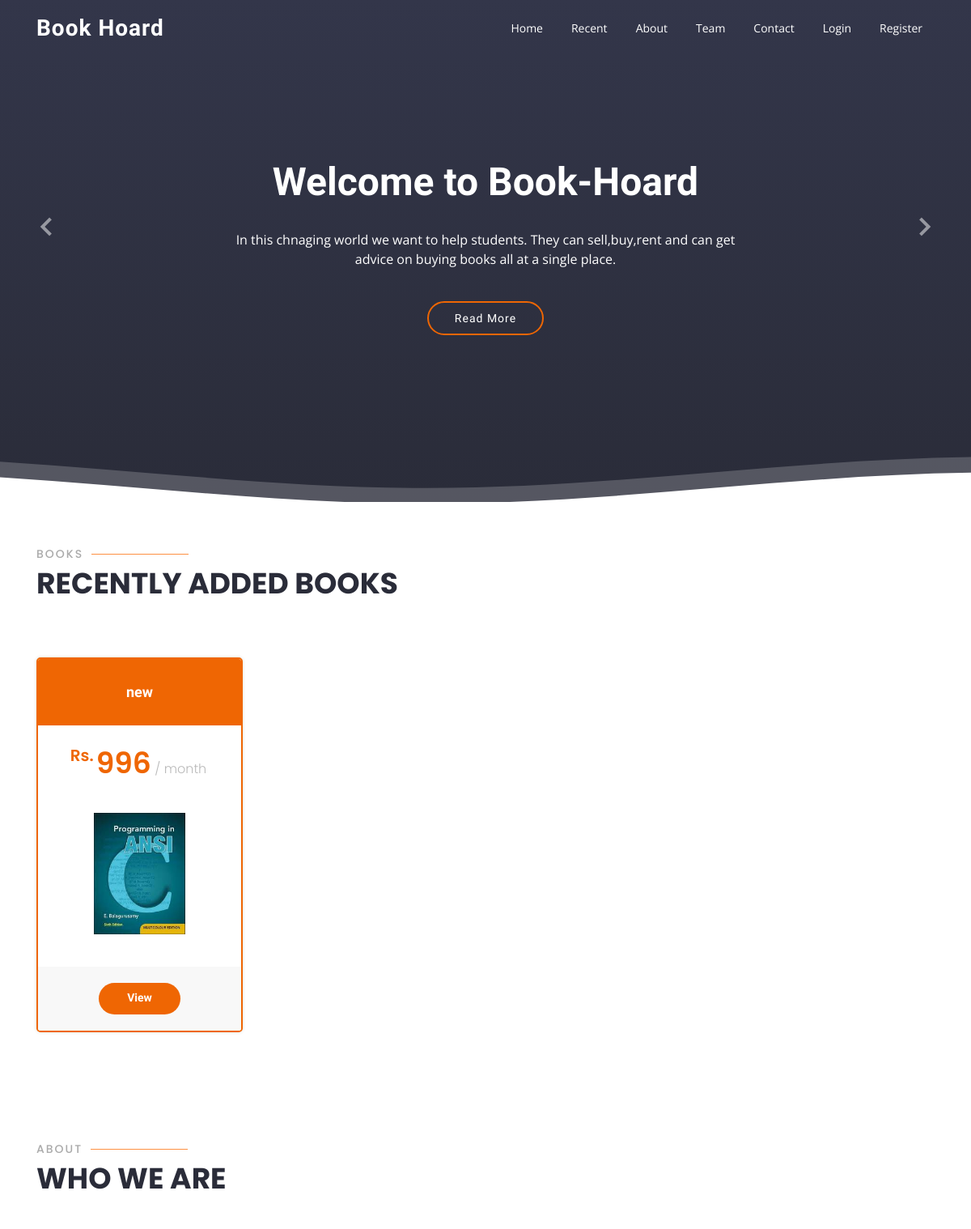
Before: / (upper part) with the older database file.
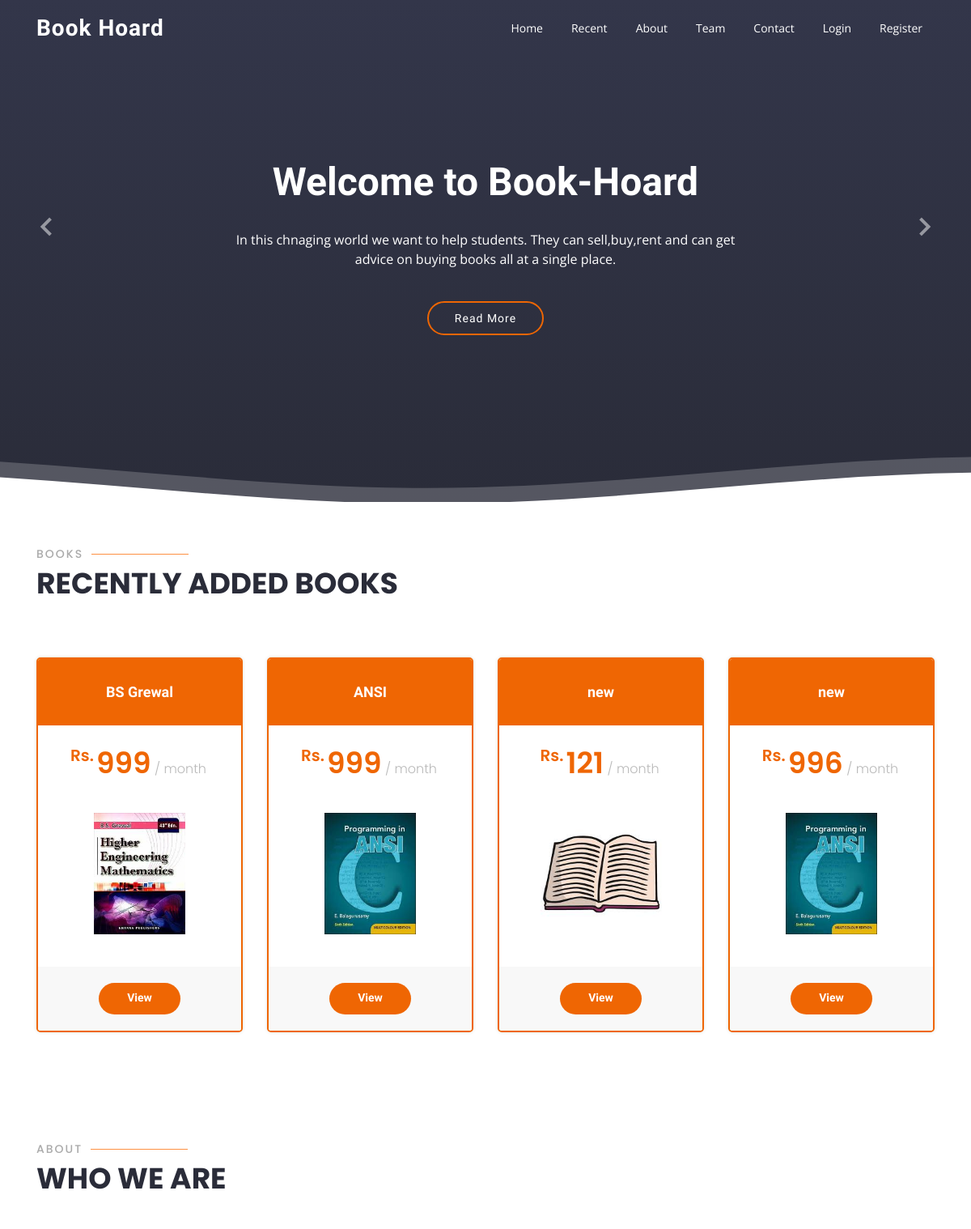
After: the same page with the newer database file.
### hoard/models.py (models this page shows, shortened)
class Product(models.Model):
    TYPE = [
            ('Sell','Sell'),
            ('Rent','Rent'),
            ('Sell or Rent','Sell or Rent'),
    ]
    owner       = models.ForeignKey(Owner, on_delete=models.CASCADE)
    title       = models.CharField(max_length = 25)
    type        = models.CharField(max_length = 12, choices = TYPE, default = 'Sell')
    price       = models.IntegerField()
    description = models.TextField(default="No Description Given")
    image       = models.ImageField(default='default.jpeg', upload_to='media/product')

### hoard/views.py (the view)
# urls.py: path('', views.index, name = 'home'),
def index(request):
    products = Product.objects.order_by('-id')[:4]
    context =  {'products':products,'top':'-top', 'header':'header-transparent'}
    return render(request, 'hoard/index.html', context)

### hoard/templates/hoard/index.html (shortened to what this page needs)
{% extends "hoard/main.html" %}
{% block content %}
{% load static %}
  <section id="hero" class="d-flex flex-column justify-content-end align-items-center">
    <div id="heroCarousel" class="container carousel carousel-fade" data-ride="carousel">
      <div class="carousel-item active">
        <div class="carousel-container">
          <h2 class="animate__animated animate__fadeInDown">Welcome to <span>Book-Hoard</span></h2>
          <p class="animate__animated fanimate__adeInUp">In this chnaging world we want to help students. They can sell,buy,rent and can get advice on buying books all at a single place.</p>
          <a href="#about" class="btn-get-started animate__animated animate__fadeInUp scrollto">Read More</a>
        </div>
      </div>
      <a class="carousel-control-prev" href="#heroCarousel" role="button" data-slide="prev">
        <span class="carousel-control-prev-icon bx bx-chevron-left" aria-hidden="true"></span>
      </a>
      <a class="carousel-control-next" href="#heroCarousel" role="button" data-slide="next">
        <span class="carousel-control-next-icon bx bx-chevron-right" aria-hidden="true"></span>
      </a>
    </div>
  </section>
  <section id="pricing" class="pricing">
    <div class="container">
      <div class="section-title" data-aos="zoom-out">
        <h2>Books</h2>
        <p>Recently Added Books</p>
      </div>
      <div class="row">
        {% for book in products %}
        <div class="col-lg-3 col-md-6 mt-4">
          <div class="box featured" data-aos="zoom-in">
            <h3>{{book.title}}</h3>
            <h4><sup>Rs.</sup>{{book.price}}<span> / month</span></h4>
            <img class="product-image" src="{{ book.image.url }}" height="170px" alt="">
            <div class="btn-wrap">
              <a href="{% url 'product-detail' book.id %}" class="btn-buy">View</a>
            </div>
          </div>
        </div>
        {% endfor %}
      </div>
    </div>
  </section>
  <main id="main">
    <section id="about" class="about">
      <div class="container">
        <div class="section-title" data-aos="zoom-out">
          <h2>About</h2>
          <p>Who we are</p>
        </div>
      </div>
    </section>
  </main>
{% endblock content %}

Changed rows visible on the page:
added Product: title "BS Grewal", price "999", image (picture)
added Product: title "ANSI", price "999", image (picture)
added Product: title "new", price "121", image (placeholder picture)
